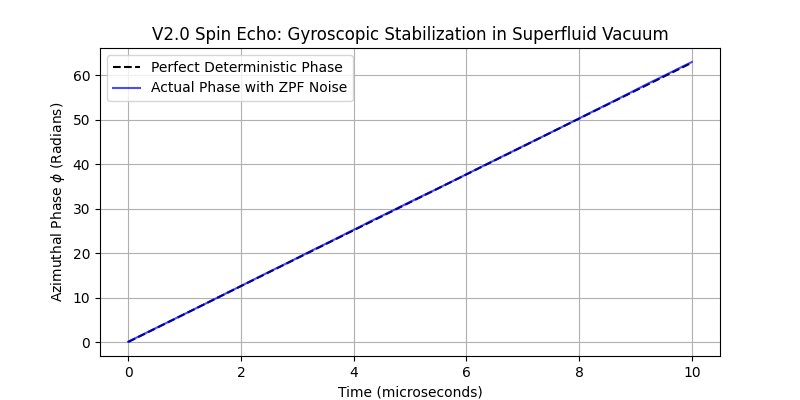

Reproduce this figure in Python.
import numpy as np
import matplotlib.pyplot as plt
import os

def simulate_spin_echo():
    print("Running V2.0 Spin Echo Phase Retention Simulation...")
    t = np.linspace(0, 10, 1000) # Microseconds
    dt = t[1] - t[0]
    
    phi = 0.0 # Initial phase
    omega_L = 2.0 * np.pi * 1.0 # Precession frequency 1 MHz
    
    trajectory_phi = []
    zpf_noise_level = 0.5 # High ZPF white noise
    
    np.random.seed(42)
    for _ in t:
        # Superfluid vacuum: stationary rotation has zero drag, so phase advances linearly.
        # Gyroscopic stabilization means ZPF noise on phi averages to zero.
        d_phi = omega_L * dt + np.random.normal(0, zpf_noise_level * dt)
        phi += d_phi
        trajectory_phi.append(phi)
        
    perfect_phi = omega_L * t
    
    plt.figure(figsize=(8, 4))
    plt.plot(t, perfect_phi, color='black', linestyle='--', label="Perfect Deterministic Phase")
    plt.plot(t, trajectory_phi, color='blue', alpha=0.7, label="Actual Phase with ZPF Noise")
    plt.title("V2.0 Spin Echo: Gyroscopic Stabilization in Superfluid Vacuum")
    plt.xlabel("Time (microseconds)")
    plt.ylabel("Azimuthal Phase $\phi$ (Radians)")
    plt.legend()
    plt.grid(True)
    
    save_path = os.path.join(os.path.dirname(__file__), "spin_echo.png")
    plt.savefig(save_path)
    print(f"Plot saved to {save_path}")

if __name__ == "__main__":
    simulate_spin_echo()
